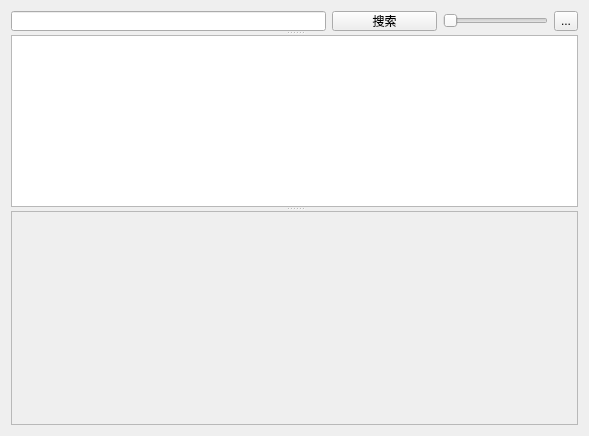
<?xml version="1.0" encoding="UTF-8"?>
<ui version="4.0">
 <class>Form</class>
 <widget class="QWidget" name="Form">
  <property name="geometry">
   <rect>
    <x>0</x>
    <y>0</y>
    <width>589</width>
    <height>436</height>
   </rect>
  </property>
  <property name="windowTitle">
   <string>Form</string>
  </property>
  <layout class="QGridLayout" name="gridLayout_2">
   <item row="0" column="0">
    <widget class="QSplitter" name="splitter">
     <property name="orientation">
      <enum>Qt::Vertical</enum>
     </property>
     <property name="childrenCollapsible">
      <bool>true</bool>
     </property>
     <widget class="QWidget" name="widget_2" native="true">
      <property name="maximumSize">
       <size>
        <width>16777215</width>
        <height>20</height>
       </size>
      </property>
      <layout class="QHBoxLayout" name="horizontalLayout" stretch="3,1,1,0">
       <property name="leftMargin">
        <number>0</number>
       </property>
       <property name="topMargin">
        <number>0</number>
       </property>
       <property name="rightMargin">
        <number>0</number>
       </property>
       <property name="bottomMargin">
        <number>0</number>
       </property>
       <item>
        <widget class="QLineEdit" name="lineEdit">
         <property name="maximumSize">
          <size>
           <width>16777215</width>
           <height>30</height>
          </size>
         </property>
        </widget>
       </item>
       <item>
        <widget class="QPushButton" name="pushButton">
         <property name="text">
          <string>搜索</string>
         </property>
        </widget>
       </item>
       <item>
        <widget class="QSlider" name="horizontalSlider">
         <property name="orientation">
          <enum>Qt::Horizontal</enum>
         </property>
         <property name="tickPosition">
          <enum>QSlider::NoTicks</enum>
         </property>
        </widget>
       </item>
       <item>
        <widget class="QToolButton" name="toolButton">
         <property name="text">
          <string>...</string>
         </property>
        </widget>
       </item>
      </layout>
     </widget>
     <widget class="QTableWidget" name="tableWidget">
      <property name="layoutDirection">
       <enum>Qt::LeftToRight</enum>
      </property>
      <property name="autoFillBackground">
       <bool>true</bool>
      </property>
      <property name="sizeAdjustPolicy">
       <enum>QAbstractScrollArea::AdjustToContents</enum>
      </property>
      <property name="editTriggers">
       <set>QAbstractItemView::NoEditTriggers</set>
      </property>
      <property name="selectionMode">
       <enum>QAbstractItemView::NoSelection</enum>
      </property>
      <property name="textElideMode">
       <enum>Qt::ElideMiddle</enum>
      </property>
      <property name="showGrid">
       <bool>false</bool>
      </property>
      <property name="gridStyle">
       <enum>Qt::SolidLine</enum>
      </property>
      <attribute name="horizontalHeaderVisible">
       <bool>false</bool>
      </attribute>
      <attribute name="verticalHeaderVisible">
       <bool>false</bool>
      </attribute>
      <attribute name="verticalHeaderCascadingSectionResizes">
       <bool>true</bool>
      </attribute>
     </widget>
     <widget class="QScrollArea" name="scrollArea">
      <property name="widgetResizable">
       <bool>true</bool>
      </property>
      <widget class="QWidget" name="scrollAreaWidgetContents">
       <property name="geometry">
        <rect>
         <x>0</x>
         <y>0</y>
         <width>569</width>
         <height>236</height>
        </rect>
       </property>
       <layout class="QGridLayout" name="gridLayout">
        <item row="0" column="0">
         <widget class="QWidget" name="widget" native="true"/>
        </item>
       </layout>
      </widget>
     </widget>
    </widget>
   </item>
  </layout>
 </widget>
 <resources/>
 <connections/>
</ui>
